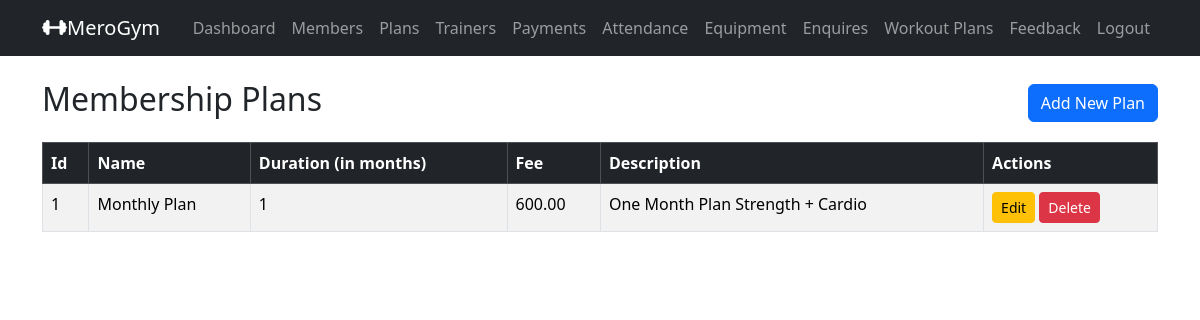
The page /admin_plans/ (signed in) on the database as committed earlier.
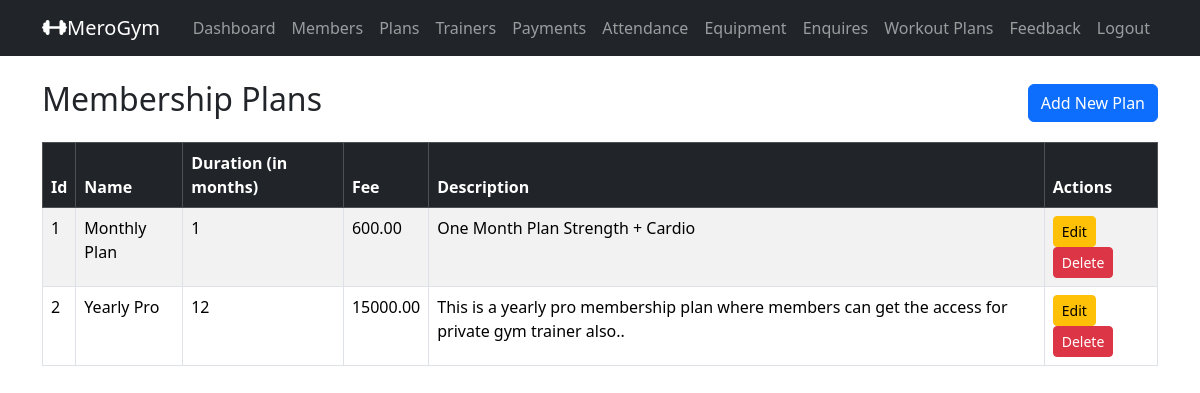
The same page on the database as committed later.
### gymapp/models.py (models this page shows, shortened)
class MembershipPlan(models.Model):
    name = models.CharField(max_length=100)
    duration_months = models.PositiveIntegerField()
    fee = models.DecimalField(max_digits=10, decimal_places=2)
    description = models.TextField(blank=True)

### gymapp/views.py (the view)
    def wrapper(request, *args, **kwargs):
        if not request.user.is_authenticated or getattr(request.user, 'role', None) != 'ADMIN':
            messages.error(request, 'You must be logged in as an admin to access this page.')
            return redirect('admin_login') # Redirect to the admin login page
        return view_func(request, *args, **kwargs)

### gymapp/views.py (called while the page is built)
def admin_required(view_func):
    def wrapper(request, *args, **kwargs):
        if not request.user.is_authenticated or getattr(request.user, 'role', None) != 'ADMIN':
            messages.error(request, 'You must be logged in as an admin to access this page.')
            return redirect('admin_login') # Redirect to the admin login page
        return view_func(request, *args, **kwargs)
    return wrapper

@admin_required
def admin_plans_list(request):
    plans = MembershipPlan.objects.all().order_by('duration_months') # Fetch all membership plans from the database and order them by duration months
    return render(request, 'admin_plans_list.html', {'plans': plans})

### gymapp/templates/admin_plans_list.html (shortened to what this page needs)
{% extends 'base.html' %}
{% block content %}
<div class="d-flex justify-content-between align-items-center mb-3">
    <h2>Membership Plans</h2>
    <a href="{% url 'admin_plan_add' %}" class="btn btn-primary">Add New Plan</a>
</div>
<table class="table table-bordered table-striped">
    <thead class="table-dark">
        <tr>
            <th>Id</th>
            <th>Name</th>
            <th>Duration (in months)</th>
            <th>Fee</th>
            <th>Description</th>
            <th>Actions</th>
        </tr>
    </thead>
    <tbody>
        {% for plan in plans %}
        <tr>
            <td>{{ forloop.counter }}</td>
            <td>{{ plan.name }}</td>
            <td>{{ plan.duration_months}}</td>
            <td>{{ plan.fee }}</td>
            <td>{{ plan.description|default:"No Description" }}</td>
            <td>
                <a href="{% url 'admin_plan_edit' plan.id %}" class="btn btn-sm btn-warning">Edit</a>
                <form method="post" action="{% url 'admin_plan_delete' plan.id %}" style="display:inline;">
                    <button type="submit" class="btn btn-sm btn-danger" onclick="return confirm('Are you sure you want to delete this plan?');">Delete</button>
                </form>
            </td>
        </tr>
        {% empty %}
        <tr>
            <td colspan="6" class="text-center">No plans available.</td>
        </tr>
        {% endfor %}
</table>
{% endblock %}

### gymapp/templates/base.html (shortened to what this page needs)
<!DOCTYPE html>
<html lang="en">
<head>
    <link href="https://cdn.jsdelivr.net/npm/bootstrap@5.3.8/dist/css/bootstrap.min.css" rel="stylesheet">
    <link rel="stylesheet" href="https://cdnjs.cloudflare.com/ajax/libs/font-awesome/7.3.0/css/all.min.css" />
</head>
<body>
    <nav class="navbar navbar-expand-lg navbar-dark bg-dark">
  <div class="container">
    <a class="navbar-brand" href="#">
        <i class="fas fa-dumbbell" ></i>MeroGym</a>
    <div class="collapse navbar-collapse" id="navbarSupportedContent">
      <ul class="navbar-nav ms-auto">
        {% if user.is_authenticated %}
         {% if user.role == 'ADMIN'%}
          <li class="nav-item">
            <a class="nav-link" href="{% url 'home' %}">Dashboard</a>
          </li>
          <li class="nav-item">
            <a class="nav-link" href="{% url 'home' %}">Members</a>
          </li>
          <li class="nav-item">
            <a class="nav-link" href="{% url 'admin_plans_list' %}">Plans</a>
          </li>
          <li class="nav-item">
            <a class="nav-link" href="{% url 'admin_trainers_list' %}">Trainers</a>
          </li>
          <li class="nav-item">
            <a class="nav-link" href="{% url 'home' %}">Payments</a>
          </li>
          <li class="nav-item">
            <a class="nav-link" href="{% url 'home' %}">Attendance</a>
          </li>
          <li class="nav-item">
            <a class="nav-link" href="{% url 'home' %}">Equipment</a>
          </li>
          <li class="nav-item">
            <a class="nav-link" href="{% url 'home' %}">Enquires</a>
          </li>
          <li class="nav-item">
            <a class="nav-link" href="{% url 'home' %}">Workout Plans</a>
          </li>
          <li class="nav-item">
            <a class="nav-link" href="{% url 'home' %}">Feedback</a>
          </li>
         {% endif %}
          <li class="nav-item">
            <a class="nav-link" href="{% url 'logout' %}">Logout</a>
          </li>
        {% endif %}
      </ul>
    </div>
  </div>
</nav>
<div class="container mt-4">
{% block content %}
{% endblock %}
</div>
</body>
</html>

Rows that differ between the two databases and show on the page:
added MembershipPlan: name "Yearly Pro", duration_months "12", fee "15000.00", description "This is a yearly pro membership plan where members can get the access for private gym trainer also.."
